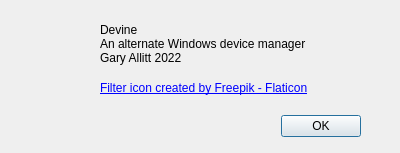
<?xml version="1.0" encoding="UTF-8"?>
<ui version="4.0">
 <class>About</class>
 <widget class="QDialog" name="About">
  <property name="geometry">
   <rect>
    <x>0</x>
    <y>0</y>
    <width>400</width>
    <height>153</height>
   </rect>
  </property>
  <property name="windowTitle">
   <string>About</string>
  </property>
  <widget class="QDialogButtonBox" name="buttonBox">
   <property name="geometry">
    <rect>
     <x>20</x>
     <y>110</y>
     <width>341</width>
     <height>32</height>
    </rect>
   </property>
   <property name="orientation">
    <enum>Qt::Horizontal</enum>
   </property>
   <property name="standardButtons">
    <set>QDialogButtonBox::Ok</set>
   </property>
  </widget>
  <widget class="QLabel" name="label">
   <property name="geometry">
    <rect>
     <x>100</x>
     <y>20</y>
     <width>211</width>
     <height>61</height>
    </rect>
   </property>
   <property name="text">
    <string>Devine
An alternate Windows device manager
Gary Allitt 2022
</string>
   </property>
   <property name="wordWrap">
    <bool>true</bool>
   </property>
  </widget>
  <widget class="QLabel" name="label_2">
   <property name="geometry">
    <rect>
     <x>100</x>
     <y>80</y>
     <width>281</width>
     <height>16</height>
    </rect>
   </property>
   <property name="text">
    <string>&lt;a href=&quot;https://www.flaticon.com/free-icons/filter&quot; title=&quot;filter icons&quot;&gt;Filter icon created by Freepik - Flaticon&lt;/a&gt;</string>
   </property>
  </widget>
 </widget>
 <resources/>
 <connections>
  <connection>
   <sender>buttonBox</sender>
   <signal>accepted()</signal>
   <receiver>About</receiver>
   <slot>accept()</slot>
   <hints>
    <hint type="sourcelabel">
     <x>248</x>
     <y>254</y>
    </hint>
    <hint type="destinationlabel">
     <x>157</x>
     <y>274</y>
    </hint>
   </hints>
  </connection>
  <connection>
   <sender>buttonBox</sender>
   <signal>rejected()</signal>
   <receiver>About</receiver>
   <slot>reject()</slot>
   <hints>
    <hint type="sourcelabel">
     <x>316</x>
     <y>260</y>
    </hint>
    <hint type="destinationlabel">
     <x>286</x>
     <y>274</y>
    </hint>
   </hints>
  </connection>
 </connections>
</ui>
